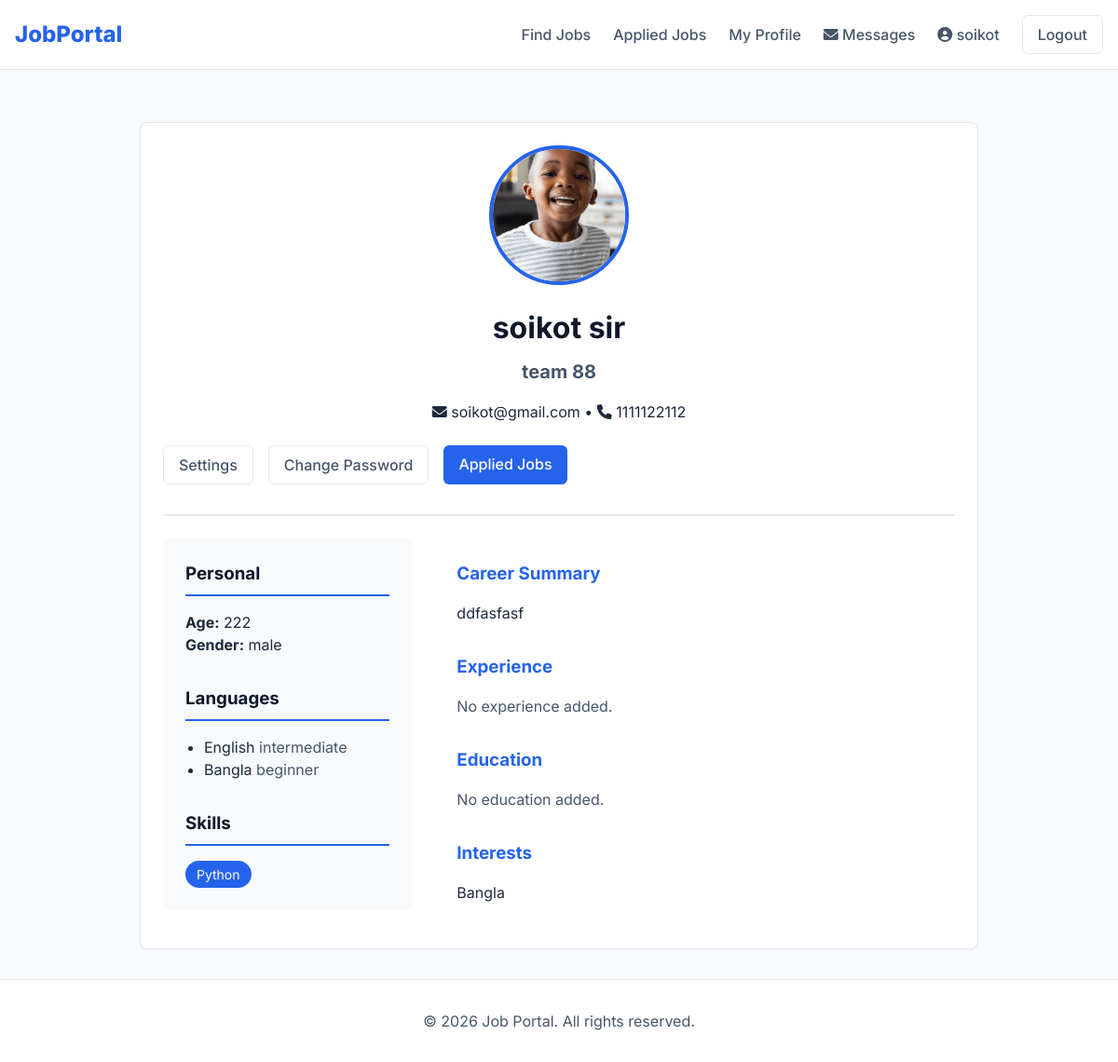
Screenshot of /profile_view/ (signed in) with the database file from the repository.
### myApp/models.py (models this page shows, shortened)
class Custom_User(AbstractUser):
    USER=[
        ('recruiter','Recruiter'),('jobseeker','JobSeeker')
    ]
    user_type=models.CharField(choices=USER,max_length=120)
    profile_pic=models.ImageField(upload_to="media/profile_pic",null=True)

class BasicInfoModel(models.Model):
    user = models.OneToOneField(Custom_User, null=True, on_delete=models.CASCADE)
    contact_No = models.CharField(max_length=100, null=True)
    Designation = models.CharField(max_length=100, null=True)
    Profile_Pic = models.ImageField(upload_to="Media/Profile_Pic", null=True)
    Carrer_Summary = models.CharField(max_length=100, null=True)
    Age = models.PositiveIntegerField(null=True)
    Gender = models.CharField(max_length=100, null=True)
    date_of_birth = models.DateField(null=True, blank=True)

class LanguageModel(models.Model):
    Proficiency_Level_Choices=[
        ('beginner','Beginner'),
        ('intermediate','Intermediate'),
        ('expert','Expert'),
    ]
    user=models.ForeignKey(Custom_User,null=True,on_delete=models.CASCADE)
    Language_Name=models.CharField(max_length=100,null=True)
    Proficiency_Level=models.CharField(choices=Proficiency_Level_Choices,max_length=100,null=True)
    class Meta:
        unique_together=['user','Language_Name']

class SkillModel(models.Model):
    Skill_Level_Choices=[
        ('beginner','Beginner'),
        ('intermediate','Intermediate'),
        ('expert','Expert'),
    ]
    user=models.ForeignKey(Custom_User,null=True,on_delete=models.CASCADE)
    Skill_Name=models.CharField(max_length=100,null=True)
    Skill_Level=models.CharField(choices=Skill_Level_Choices,max_length=100,null=True)
    class Meta:
        unique_together=['user','Skill_Name']

class InterestModel(models.Model):
    user = models.ForeignKey(Custom_User, null=True, on_delete=models.CASCADE)
    name = models.CharField(max_length=100, unique=True)
    description = models.TextField(blank=True)

### myApp/views.py (the view)
# urls.py: path('profile_view/', profile_view, name='profile_view'),
@login_required
def profile_view(request):
    current_user = request.user
    try:
        information = get_object_or_404(BasicInfoModel, user=current_user)
    except Http404:
        messages.warning(request, "You don't have a resume. Please create one.")
        return redirect('createBasicInfo')
    languages = LanguageModel.objects.filter(user=current_user)
    skills = SkillModel.objects.filter(user=current_user)
    education = EducationModel.objects.filter(user=current_user)
    interests = InterestModel.objects.filter(user=current_user)
    experiences = ExperienceModel.objects.filter(user=current_user)
    context = {
        'Information': information,
        'Languages': languages,
        'Skills': skills,
        'Education': education,
        'Interests': interests,
        'Experiences': experiences,
    }
    return render(request, "Common/profilePage.html", context)

### Template/Common/profilePage.html (shortened to what this page needs)
{% extends 'Common/base.html' %}
{% block body %}
<div class="container mt-4">
    <div class="card" style="max-width: 900px; margin: 0 auto;">
        <div class="text-center mb-4" style="border-bottom: 2px solid var(--border-color); padding-bottom: 2rem;">
            {% if Information.Profile_Pic %}
            <img src="{{ Information.Profile_Pic.url }}" alt="Profile Picture"
                style="width: 150px; height: 150px; border-radius: 50%; border: 4px solid var(--primary-color); object-fit: cover; margin-bottom: 1rem;">
            {% else %}
            <div
                style="width: 150px; height: 150px; border-radius: 50%; background-color: var(--border-color); display: flex; align-items: center; justify-content: center; margin: 0 auto 1rem;">
                <i class="fas fa-user" style="font-size: 4rem; color: var(--text-secondary);"></i>
            </div>
            {% endif %}
            <h1 style="margin-bottom: 0.5rem;">{{ user.first_name }} {{ user.last_name }}</h1>
            <h2 style="font-size: 1.25rem; color: var(--text-secondary); margin-bottom: 1rem;">
                {{ Information.Designation|default:"Not Specified" }}</h2>
            <p><i class="fas fa-envelope"></i> {{ user.email }} &bull; <i class="fas fa-phone"></i>
                {{ Information.contact_No }}</p>
            <div class="mt-4 flex justify-center gap-4" style="flex-wrap: wrap;">
                <a href="{% url 'MySettingsPage' %}" class="btn btn-secondary">Settings</a>
                <a href="{% url 'changePasswordPage' %}" class="btn btn-secondary">Change Password</a>
                {% if request.user.user_type == 'jobseeker' %}
                <a href="{% url 'appliedJob' %}" class="btn btn-primary">Applied Jobs</a>
                {% endif %}
            </div>
        </div>
        <div class="row">
            <div class="col-md-4">
                <div
                    style="background-color: var(--background-color); padding: 1.5rem; border-radius: var(--radius-md);">
                    <h3
                        style="border-bottom: 2px solid var(--primary-color); padding-bottom: 0.5rem; margin-bottom: 1rem;">
                        Personal</h3>
                    <p><strong>Age:</strong> {{ Information.Age }}</p>
                    <p><strong>Gender:</strong> {{ Information.Gender }}</p>
                    <h3
                        style="border-bottom: 2px solid var(--primary-color); padding-bottom: 0.5rem; margin-bottom: 1rem; margin-top: 2rem;">
                        Languages</h3>
                    <ul style="list-style: disc; padding-left: 1.25rem;">
                        {% for language in Languages %}
                        <li>{{ language.Language_Name }} <span style="color: var(--text-secondary);">
                                {{ language.Proficiency_Level }} </span></li>
                        {% empty %}
                        <li style="color: var(--text-secondary);">No languages added.</li>
                        {% endfor %}
                    </ul>
                    <h3
                        style="border-bottom: 2px solid var(--primary-color); padding-bottom: 0.5rem; margin-bottom: 1rem; margin-top: 2rem;">
                        Skills</h3>
                    <div style="display: flex; flex-wrap: wrap; gap: 0.5rem;">
                        {% for skill in Skills %}
                        <span
                            style="background-color: var(--primary-color); color: white; padding: 0.25rem 0.75rem; border-radius: 50px; font-size: 0.875rem;">
                            {{ skill.Skill_Name }}</span>
                        {% empty %}
                        <p style="color: var(--text-secondary);">No skills added.</p>
                        {% endfor %}
                    </div>
                </div>
            </div>
            <div class="col-md-8">
                <div style="padding: 1.5rem;">
                    <h3 style="color: var(--primary-color);">Career Summary</h3>
                    <p style="margin-bottom: 2rem; white-space: pre-line;">{{ Information.Carrer_Summary }}</p>
                    <h3 style="color: var(--primary-color);">Experience</h3>
                    {% for exp in Experiences %}
                    <div style="margin-bottom: 1.5rem; border-left: 3px solid var(--border-color); padding-left: 1rem;">
                        <h4>{{ exp.job_title }}</h4>
                        <p style="color: var(--text-secondary); font-weight: 500;">{{ exp.company_name }} | {{
                            exp.start_date }} - {{ exp.end_date }}</p>
                        <p class="mt-2">{{ exp.description }}</p>
                    </div>
                    {% empty %}
                    <p style="color: var(--text-secondary);">No experience added.</p>
                    {% endfor %}
                    <h3 style="color: var(--primary-color); margin-top: 2rem;">Education</h3>
                    {% for edu in Education %}
                    <div style="margin-bottom: 1.5rem; border-left: 3px solid var(--border-color); padding-left: 1rem;">
                        <h4>{{ edu.institution_name }}</h4>
                        <p style="color: var(--text-secondary); font-weight: 500;">{{ edu.degree }} in {{
                            edu.field_of_study }}</p>
                        <p>{{ edu.start_date }} - {{ edu.end_date }}</p>
                    </div>
                    {% empty %}
                    <p style="color: var(--text-secondary);">No education added.</p>
                    {% endfor %}
                    <h3 style="color: var(--primary-color); margin-top: 2rem;">Interests</h3>
                    <p>
                        {% for interest in Interests %}
                        {{ interest.name }}{% if not forloop.last %}, {% endif %}
                        {% empty %}
                        No interests added.
                        {% endfor %}
                    </p>
                </div>
            </div>
        </div>
    </div>
</div>
{% endblock %}

### Template/Common/base.html (shortened to what this page needs)
<!DOCTYPE html>
{% load static %}
<html lang="en">
<head>
  <link rel="stylesheet" href="https://cdnjs.cloudflare.com/ajax/libs/font-awesome/6.0.0-beta3/css/all.min.css">
  <link rel="stylesheet" href="{% static 'css/style.css' %}">
</head>
<body>
  <nav class="navbar">
    <div class="container">
      <a href="{% url 'JobFeed' %}" class="nav-brand">JobPortal</a>
      <div class="nav-menu">
        <a href="{% url 'JobFeed' %}" class="nav-link">Find Jobs</a>
        {% if request.user.is_authenticated %}
        {% if request.user.user_type == 'recruiter' %}
        <a href="{% url 'addJobPage' %}" class="nav-link">Post Job</a>
        <a href="{% url 'createdJob' %}" class="nav-link">My Jobs</a>
        {% else %}
        <a href="{% url 'appliedJob' %}" class="nav-link">Applied Jobs</a>
        <a href="{% url 'MySettingsPage' %}" class="nav-link">My Profile</a>
        {% endif %}
        <a href="{% url 'my_messages' %}" class="nav-link">
          <i class="fas fa-envelope"></i> Messages
        </a>
        <a href="{% url 'profile_view' %}" class="nav-link user-profile">
          <i class="fas fa-user-circle"></i> {{ request.user.username }}
        </a>
        <a href="{% url 'logoutPage' %}" class="btn btn-secondary btn-sm">Logout</a>
        {% else %}
        <a href="{% url 'signinPage' %}" class="nav-link">Login</a>
        <a href="{% url 'signupPage' %}" class="btn btn-primary">Sign Up</a>
        {% endif %}
      </div>
    </div>
  </nav>
  <main class="main-content">
    <div class="container">
      {% block body %}{% endblock %}
    </div>
  </main>
  <footer class="footer">
    <div class="container text-center">
      <p>&copy; 2026 Job Portal. All rights reserved.</p>
    </div>
  </footer>
</body>
</html>

### static/css/style.css (style rules this page uses)
:root { --primary-color: #2563eb; --primary-hover: #1d4ed8; --secondary-color: #64748b; --accent-color: #0f172a; --background-color: #f8fafc; --surface-color: #ffffff; --text-main: #1e293b; --text-secondary: #475569; --border-color: #e2e8f0; --success-color: #10b981; --danger-color: #ef4444; --warning-color: #f59e0b; --radius-sm: 0.375rem; --radius-md: 0.5rem; --radius-lg: 0.75rem; --shadow-sm: 0 1px 2px 0 rgb(0 0 0 / 0.05); --shadow-md: 0 4px 6px -1px rgb(0 0 0 / 0.1), 0 2px 4px -2px rgb(0 0 0 / 0.1); --font-sans: 'Inter', system-ui, -apple-system, sans-serif; }
* { box-sizing: border-box; margin: 0; padding: 0; }
body { font-family: var(--font-sans); background-color: var(--background-color); color: var(--text-main); line-height: 1.5; -webkit-font-smoothing: antialiased; }
a { color: var(--primary-color); text-decoration: none; transition: color 0.2s; }
ul { list-style: none; }
h1, h2, h3, h4, h5, h6 { font-weight: 700; color: var(--accent-color); margin-bottom: 1rem; }
.container { max-width: 1200px; margin: 0 auto; padding: 0 1rem; }
.main-content { padding: 2rem 0; min-height: 80vh; }
.navbar { background-color: var(--surface-color); border-bottom: 1px solid var(--border-color); padding: 1rem 0; position: sticky; top: 0; z-index: 100; }
.navbar .container { display: flex; justify-content: space-between; align-items: center; }
.nav-brand { font-size: 1.5rem; font-weight: 800; color: var(--primary-color); }
.nav-menu { display: flex; gap: 1.5rem; align-items: center; }
.nav-link { color: var(--text-secondary); font-weight: 500; }
.card { background-color: var(--surface-color); border-radius: var(--radius-md); border: 1px solid var(--border-color); box-shadow: var(--shadow-sm); padding: 1.5rem; margin-bottom: 1.5rem; transition: transform 0.2s, box-shadow 0.2s; }
.btn { display: inline-block; padding: 0.5rem 1rem; border-radius: var(--radius-sm); font-weight: 500; text-align: center; cursor: pointer; border: none; transition: background-color 0.2s; }
.btn-primary { background-color: var(--primary-color); color: white; }
.btn-secondary { background-color: var(--surface-color); border: 1px solid var(--border-color); color: var(--text-secondary); }
.text-center { text-align: center; }
.mt-4 { margin-top: 1.5rem; }
.mb-4 { margin-bottom: 1.5rem; }
.flex { display: flex; }
.gap-4 { gap: 1rem; }
.row { display: flex; flex-wrap: wrap; margin: -0.75rem; }
.col-md-8, .col-md-4 { padding: 0.75rem; width: 100%; }
@media (min-width: 768px) { .col-md-8 { flex: 0 0 66.66667%; max-width: 66.66667%; } }
@media (min-width: 768px) { .col-md-4 { flex: 0 0 33.33333%; max-width: 33.33333%; } }
.footer { background: var(--surface-color); padding: 2rem 0; border-top: 1px solid var(--border-color); margin-top: auto; color: var(--text-secondary); }

### rows the page displays
Custom_User: user.username "soikot", first_name "soikot", last_name "sir", email "soikot@gmail.com"
BasicInfoModel: Profile_Pic (picture), Designation "team 88", contact_No "1111122112", Age "222", Gender "male", Carrer_Summary "ddfasfasf"
LanguageModel: Language_Name "English", Proficiency_Level "intermediate"
LanguageModel: Language_Name "Bangla", Proficiency_Level "beginner"
SkillModel: Skill_Name "Python"
InterestModel: name "Bangla"
